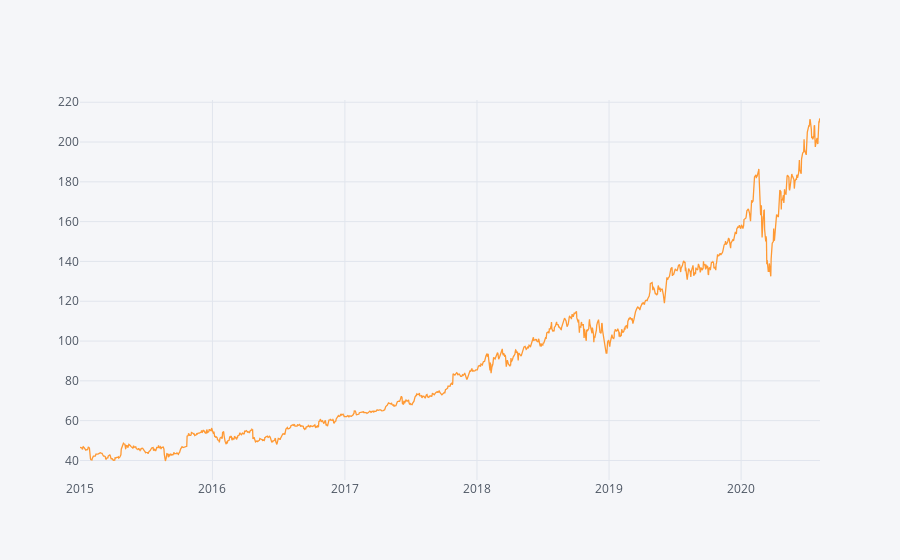

Source (notebook cell):
### Markdown cell above
### we can see from the above graph that the highest return was in January 2019

### Code cell
MSFT.Low.iplot()

### Figure 1 — Plotly figure (JSON) as saved in the notebook; plotly's stock layout.template omitted (floating-point values rounded to 4 significant figures; data arrays with more than 128 entries replaced by an {"elided": "..."} marker saying what was removed)
{"data": [{"line": {"color": "rgba(255, 153, 51, 1.0)", "dash": "solid", "shape": "linear", "width": 1.3}, "mode": "lines", "name": "Low", "text": "", "type": "scatter", "x": {"elided": "1410 str values"}, "y": {"elided": "1410 float values"}}], "layout": {"legend": {"bgcolor": "#F5F6F9", "font": {"color": "#4D5663"}}, "paper_bgcolor": "#F5F6F9", "plot_bgcolor": "#F5F6F9", "title": {"font": {"color": "#4D5663"}}, "xaxis": {"gridcolor": "#E1E5ED", "showgrid": true, "tickfont": {"color": "#4D5663"}, "title": {"font": {"color": "#4D5663"}, "text": ""}, "zerolinecolor": "#E1E5ED"}, "yaxis": {"gridcolor": "#E1E5ED", "showgrid": true, "tickfont": {"color": "#4D5663"}, "title": {"font": {"color": "#4D5663"}, "text": ""}, "zerolinecolor": "#E1E5ED"}}}
